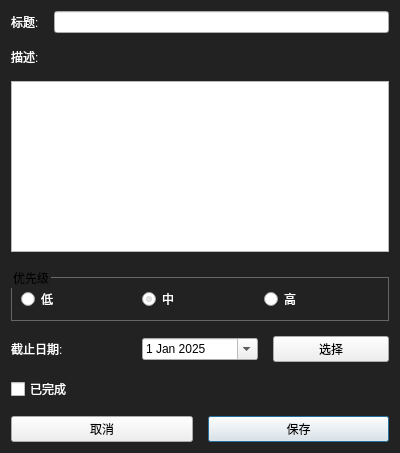
<?xml version="1.0" encoding="UTF-8"?>
<ui version="4.0">
 <class>TaskCreateDialog</class>
 <widget class="QDialog" name="TaskCreateDialog">
  <property name="geometry">
   <rect>
    <x>0</x>
    <y>0</y>
    <width>400</width>
    <height>453</height>
   </rect>
  </property>
  <property name="minimumSize">
   <size>
    <width>400</width>
    <height>400</height>
   </size>
  </property>
  <property name="windowTitle">
   <string>编辑任务</string>
  </property>
  <property name="styleSheet">
   <string notr="true">
    QDialog {
      background-color: #222;
      color: white;
    }
    QLabel, QRadioButton, QCheckBox {
      color: white;
    }
    QGroupBox {
      border: 1px solid #666;
      margin-top: 10px;
    }
   </string>
  </property>
  <layout class="QVBoxLayout" name="verticalLayout">
   <property name="spacing">
    <number>15</number>
   </property>
   <item>
    <layout class="QHBoxLayout" name="titleLayout">
     <item>
      <widget class="QLabel" name="titleLabel">
       <property name="text">
        <string>标题:</string>
       </property>
      </widget>
     </item>
     <item>
      <widget class="QLineEdit" name="titleEdit"/>
     </item>
    </layout>
   </item>
   <item>
    <layout class="QVBoxLayout" name="descLayout">
     <item>
      <widget class="QLabel" name="descLabel">
       <property name="text">
        <string>描述:</string>
       </property>
      </widget>
     </item>
     <item>
      <widget class="QTextEdit" name="descEdit"/>
     </item>
    </layout>
   </item>
   <item>
    <widget class="QGroupBox" name="priorityGroup">
     <property name="title">
      <string>优先级</string>
     </property>
     <layout class="QHBoxLayout" name="priorityLayout">
      <item>
       <widget class="QRadioButton" name="lowRadio">
        <property name="text">
         <string>低</string>
        </property>
       </widget>
      </item>
      <item>
       <widget class="QRadioButton" name="mediumRadio">
        <property name="text">
         <string>中</string>
        </property>
        <property name="checked">
         <bool>true</bool>
        </property>
       </widget>
      </item>
      <item>
       <widget class="QRadioButton" name="highRadio">
        <property name="text">
         <string>高</string>
        </property>
       </widget>
      </item>
     </layout>
    </widget>
   </item>
   <item>
    <layout class="QHBoxLayout" name="dateLayout">
     <item>
      <widget class="QLabel" name="dateLabel">
       <property name="text">
        <string>截止日期:</string>
       </property>
      </widget>
     </item>
     <item>
      <widget class="QDateEdit" name="dateEdit">
       <property name="calendarPopup">
        <bool>true</bool>
       </property>
       <property name="date">
        <date>
         <year>2025</year>
         <month>1</month>
         <day>1</day>
        </date>
       </property>
      </widget>
     </item>
     <item>
      <widget class="QPushButton" name="dateSelectBtn">
       <property name="text">
        <string>选择</string>
       </property>
      </widget>
     </item>
    </layout>
   </item>
   <item>
    <widget class="QCheckBox" name="completedCheck">
     <property name="text">
      <string>已完成</string>
     </property>
    </widget>
   </item>
   <item>
    <layout class="QHBoxLayout" name="buttonLayout">
     <item>
      <widget class="QPushButton" name="cancelBtn">
       <property name="text">
        <string>取消</string>
       </property>
      </widget>
     </item>
     <item>
      <widget class="QPushButton" name="saveBtn">
       <property name="text">
        <string>保存</string>
       </property>
       <property name="default">
        <bool>true</bool>
       </property>
      </widget>
     </item>
    </layout>
   </item>
  </layout>
 </widget>
 <resources/>
 <connections/>
</ui>
